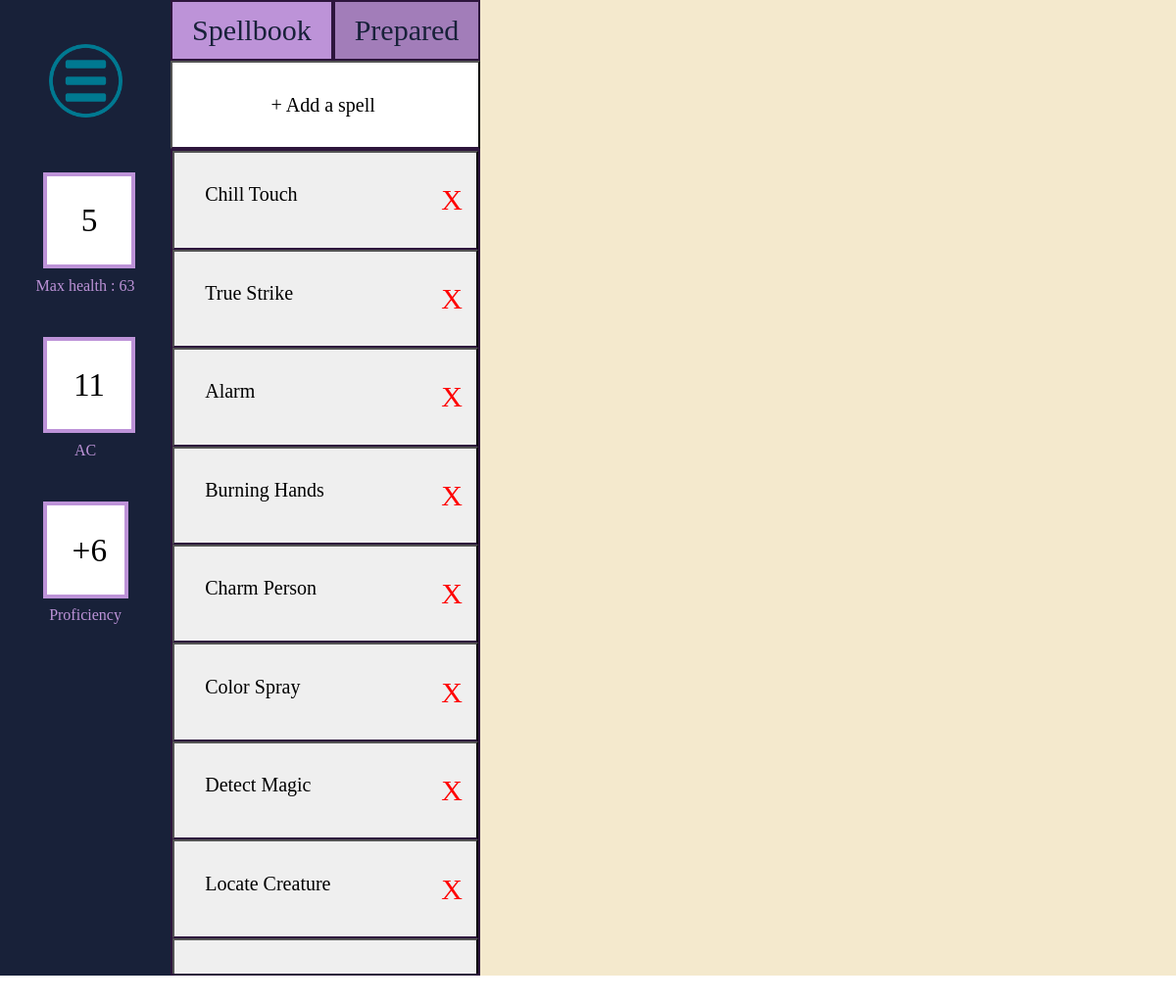
/character_spells/37/0 (signed in), run on the app's committed database.
### tables this page shows
CREATE TABLE "Spell" (
    Spell_Id INTEGER NOT NULL PRIMARY KEY ASC
, `Level` INTEGER, `Name` TEXT, "School" TEXT, `Time` TEXT, `Range` TEXT, `Components` TEXT, Duration TEXT, Description TEXT);

### routes.py (the view, shortened to what this page needs)
@app.route('/character_spells/<id>/<category>')
def character_spells(id, category):
    conn = sqlite3.connect(db)
    cur = conn.cursor()
    cur.execute('''SELECT Character.Class,Character.User_Id,Class.Name,
                Character.HP,Character.Current_HP,Character.AC,
                Character.Level FROM Character JOIN Class ON
                 Character.Class = Class.Class_Id WHERE
                 Character_Id = ?''', (id,))
    character_data = cur.fetchone()
    if character_data is None:
        abort(404)
    elif ('user_id' not in session) or character_data[1] != session['user_id']:
        abort(403)
    caster = 1
    if character_data[0] in [2, 5, 6, 9]:
        return redirect(f"/character/{id}")
    elif character_data[0] in [1, 3, 4, 10, 12]:
        caster = 0
    elif character_data[0] == 11:
        caster = 2
    if category == "0" or (category == "1" and character_data[0] == 12):
        category = int(category)
    else:
        abort(404)
    spellData = []
    unknowns = []
    if category == 0:
        cur.execute('''SELECT * FROM Spell WHERE Spell_Id in
                    (SELECT Spell_Id FROM SpellCharacter WHERE Character_Id = ?)
                    ORDER BY Level''', (id,))
        spellData = cur.fetchall()
        cur.execute('''SELECT Spell_Id,Name,Level FROM Spell WHERE Spell_Id IN
                    (SELECT Spell_Id FROM SpellClass WHERE Class_Id = ? AND
                    Spell_Id AND NOT Spell_Id In (SELECT Spell_Id FROM
                    SpellCharacter WHERE Character_Id = ?) AND Level <= ?)
                    ORDER BY Level''',
                    (character_data[0], id,
                     caster_spells[caster][character_data[6]-1]))
        unknowns = cur.fetchall()
    resetSession()
    other_values = [id, character_data[3], character_data[4],
                    character_data[5], ((character_data[6]-1)//4)+2,
                    character_data[1], character_data[0], character_data[6]]
    return render_template('CharacterSpells.html', other_values=other_values,
                           spellData=spellData,
                           unknownSpells=unknowns,
                           category=category)

### routes.py (called while the page is built)
def resetSession():
    if 'user_id' in session:
        placeholder = session['user_id']
    else:
        placeholder = None
    session.clear()
    collect()
    if placeholder is not None:
        session['user_id'] = placeholder

### templates/CharacterSpells.html (shortened to what this page needs)
{% extends 'sheetLayout.html' %}
{% block content %}
    <div class="spell-main">
        <div>
            {% if other_values[6] == 12 %}
            <div class = "wizardSpellSwitcher">
                <a href = "{{ url_for('character_spells', id=other_values[0], category = 0)}}">
                    <button type="submit" class = "submit" style="width:100%; {% if category == 1 %} background-color: #a27db9; {% endif %}">Spellbook</button>
                </a>
                <a href = "{{ url_for('character_spells', id=other_values[0], category = 1)}}">
                    <button type="submit" class = "submit" style="width:100%; {% if category == 0 %} background-color: #a27db9; {% endif %}">Prepared</button>
                </a>
            </div>
            {% endif %}
            <div id="unknownSpellsToggle" class="toggle-button" data-category = {{category}}>
                <button class = "known-spell-button" style = "background-color: white; text-align: center;">+ Add a spell</button>
            </div>
            <div class="spells-list" id = "spells-list">
                {% for spell in spellData %}
                    <button class="known-spell-button" data-id="{{ spell[0] }}" data-spell='{{ spell | tojson }}' id = {{spell[0]}}><div>{{ spell[2] }}</div><div class = "spell_cross">X</div></button>
                {% endfor %}
            </div>
        </div>
        <div class = "spell-description-container" id="spell-info">
        </div>
        </div>
{% endblock %}

### static/styles.css (style rules this page uses)
body { margin: 0px; height: 70vw; }
.submit { min-height: 50px; font-size: 30px; padding: 12px; padding-left: 20px; padding-right: 20px; background-color: #bd93d8; color: #182139; font-family: "Bree Serif", serif; border:#2d153c solid 2px; }
.spell-description-container { text-align: left; padding: 30px; padding-top:0px; }
.spell-main { text-align: center; display: grid; grid-template-columns: 1fr 3fr; }
.spells-list { overflow-y: scroll; height: 70vw; background-color: white; border: #2d153c 2px solid; scrollbar-color: #5eb8ca rgb(231, 231, 231); }
.known-spell-button { width: 100%; background-color: none; border-bottom: #2d153c 2px solid; padding: 10%; padding-right:3%; font-size: 20px; font-family: "Bree Serif", serif; display: grid; text-align: left; grid-template-columns: 9fr 1fr; }
.spell_cross { color:red; align-self: right; font-size: 30px; }
.wizardSpellSwitcher { display: grid; grid-template-columns: 1fr 1fr; width: 100%; }

### data on the page
Spell: Name "Chill Touch"
Spell: Name "True Strike"
Spell: Name "Alarm"
Spell: Name "Burning Hands"
Spell: Name "Charm Person"
Spell: Name "Color Spray"
Spell: Name "Detect Magic"
Spell: Name "Locate Creature"

### other printed values
{{ other_values[1] }} "63"
{{ other_values[4] }} "6"
